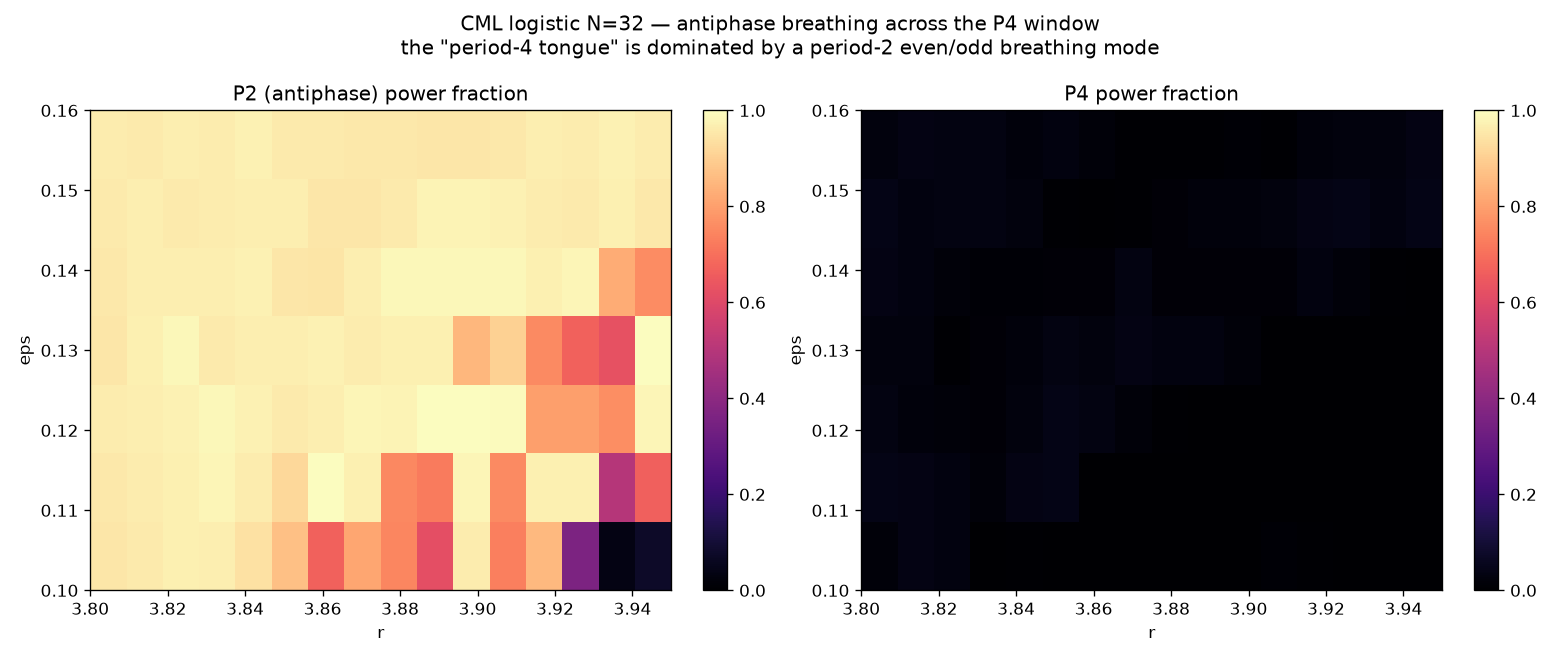

Write the Python code that produced this figure.
import numpy as np
import matplotlib
matplotlib.use('Agg')
import matplotlib.pyplot as plt

N = 32
def step(x, r, eps):
    fx = r * x * (1.0 - x)
    return (1.0 - eps) * fx + 0.5 * eps * (np.roll(fx, 1) + np.roll(fx, -1))

def powers(x, r, eps, T=256):
    x = x.copy()
    for _ in range(500): x = step(x, r, eps)
    traj = np.zeros((T, N)); traj[0] = x
    for t in range(1, T):
        x = step(x, r, eps); traj[t] = x
    sig = traj - traj.mean(0, keepdims=True)
    F = np.fft.rfft(sig, axis=0)
    m2 = np.zeros((T//2+1,1)); m2[T//2] = 1     # P2 bin
    m4 = np.zeros((T//2+1,1)); m4[T//4] = 1     # P4 bin
    p2 = float((np.fft.irfft(F*m2,axis=0)**2).sum())
    p4 = float((np.fft.irfft(F*m4,axis=0)**2).sum())
    tot = float((sig**2).sum())
    return p2/tot, p4/tot

rs = np.round(np.arange(3.80, 3.951, 0.01), 2)
es = np.round(np.arange(0.10, 0.161, 0.01), 2)
np.random.seed(7)
X = np.zeros((len(es), len(rs))); Y = np.zeros_like(X)
for i, eps in enumerate(es):
    for j, r in enumerate(rs):
        x = np.random.rand(N)
        for _ in range(1):  # inside tongue, seeds lock; outside, typical behavior
            p2f, p4f = powers(x, r, eps)
        X[i,j] = p2f; Y[i,j] = p4f

fig, axes = plt.subplots(1, 2, figsize=(13, 5.5))
for ax, data, cbar in [(axes[0], X, 'P2 (antiphase) power fraction'),
                       (axes[1], Y, 'P4 power fraction')]:
    im = ax.imshow(data, extent=[3.80, 3.95, 0.10, 0.16], origin='lower', aspect='auto', cmap='magma', vmin=0, vmax=1)
    ax.set_xlabel('r'); ax.set_ylabel('eps'); ax.set_title(cbar)
    fig.colorbar(im, ax=ax, fraction=0.046)
fig.suptitle('CML logistic N=32 — antiphase breathing across the P4 window\nthe "period-4 tongue" is dominated by a period-2 even/odd breathing mode', fontsize=12)
plt.tight_layout()
plt.savefig('breath_map.png', dpi=120)
np.save('breath_map.npy', np.stack([X, Y]))
print('P2 fraction min/max: %.3f / %.3f' % (X.min(), X.max()))
print('P4 fraction min/max: %.3f / %.3f' % (Y.min(), Y.max()))
print('points where P2 < P4:', int((X < Y).sum()), 'of', X.size)
print('saved breath_map.png')
